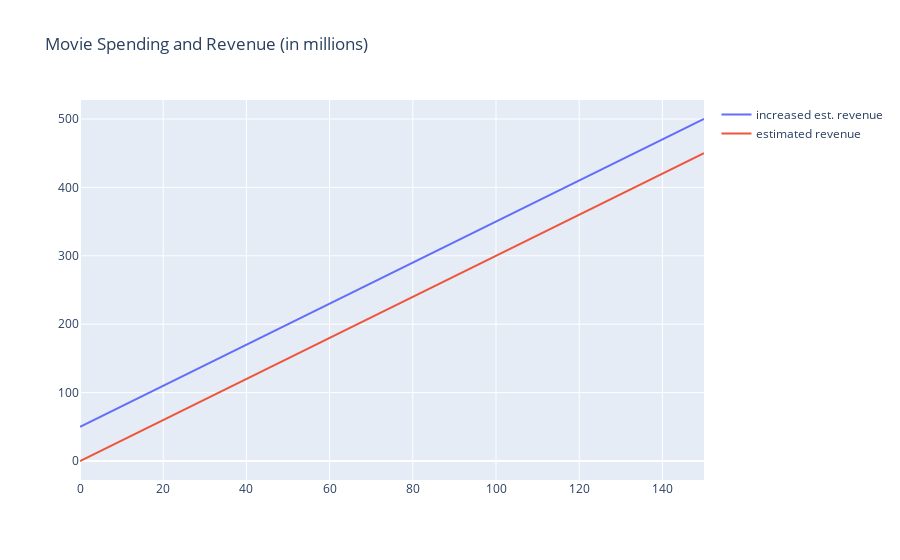

The code cell stored with this chart in its notebook:
### Markdown cell above
> * The **y-intercept** is the $y$ value of the line where it intersects the y-axis.  
> * Or, put another way, the y-intercept is the value of $y$ when $x$ equals zero.  

Let's add a trace with a higher y-intercept than our initial line to the movie plot.

### Code cell
regression_trace_increased = trace_values([0, 150], [50, 500], mode = 'lines', name = 'increased est. revenue')
plot([regression_trace_increased, regression_trace], movie_layout)

### Figure 1 — Plotly figure (JSON) as saved in the notebook; plotly's stock layout.template omitted (floating-point values rounded to 4 significant figures)
{"data": [{"mode": "lines", "name": "increased est. revenue", "text": [], "type": "scatter", "x": [0, 150], "y": [50, 500]}, {"mode": "lines", "name": "estimated revenue", "text": [], "type": "scatter", "x": [0, 150], "y": [0, 450]}], "layout": {"title": {"text": "Movie Spending and Revenue (in millions)"}}}
